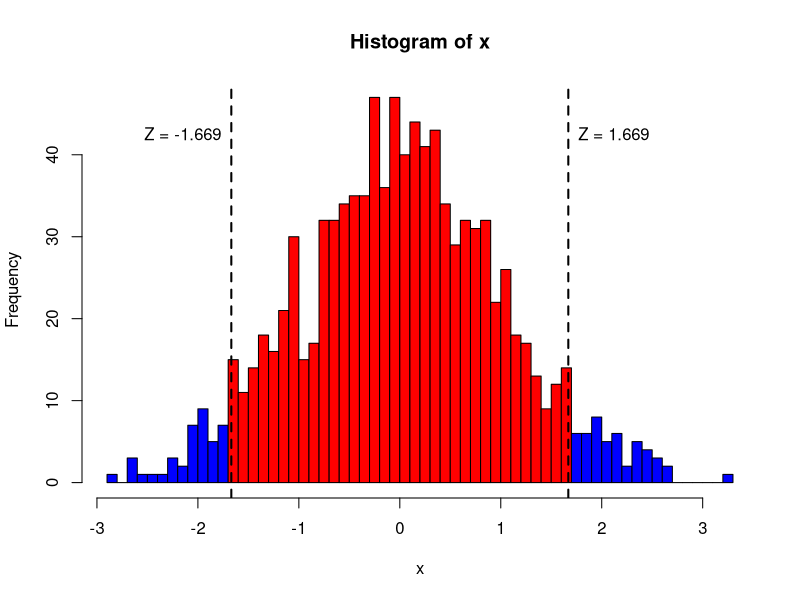

The R script that drew this image:
# Step 1: Histogram of 1000 random numbers from the standard normal distribution # nolint
# Breaks = 50, highlight Z = ±1.669 (middle in red, tails in blue)

set.seed(123)  # Ensureing reproducibility

# Generateing 1000 random values from standard normal distribution
X <- rnorm(1000)

# Createing histogram data without plotting
hist_data <- hist(X, breaks = 50, plot = FALSE)

# Assigning colors based on Z-score cutoff (±1.669)
bar_colors <- ifelse(hist_data$mids < -1.669 | hist_data$mids > 1.669, "blue", "red") # nolint

# Ploting histogram with assigned colors
plot(hist_data,
     col = bar_colors,
     main = "Histogram of x",
     xlab = "x",
     ylab = "Frequency",
     border = "black")

# Adding vertical dashed lines at Z = ±1.669
abline(v = 1.669, col = "black", lty = 2, lwd = 2)
abline(v = -1.669, col = "black", lty = 2, lwd = 2)

# Adding Z-score labels
text(1.669, max(hist_data$counts) * 0.9, "Z = 1.669", pos = 4, col = "black")
text(-1.669, max(hist_data$counts) * 0.9, "Z = -1.669", pos = 2, col = "black")
